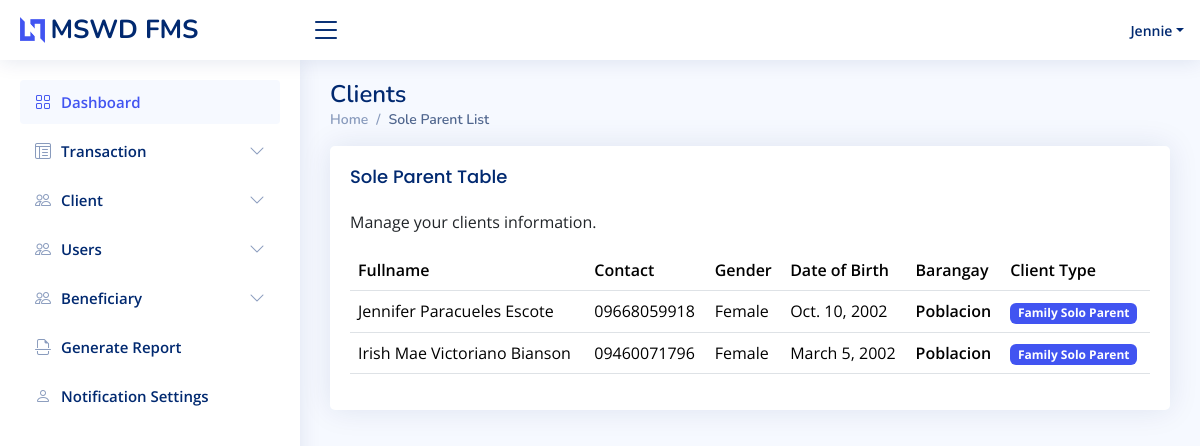
Screenshot of /sole_parent/list (signed in) with the database file from the repository.
### app/models.py (models this page shows, shortened)
class Client(models.Model):
    MARITAL_STATUS = (
        ("Single", "Single"),
        ("Married", "Married"),
        ("Divorced", "Divorced"),
        ("Widowed", "Widowed"),
        ("Annulled", "Annulled"),
    )
    CLIENT_TYPE = (
        ("Senior Citizen", "Senior Citizen"),
        ("Family Solo Parent", "Family Solo Parent"),
        ("PWD", "PWD"),
    )
    first_name = models.CharField(max_length=50, unique=False, db_index=True)
    middle_name = models.CharField(max_length=50, unique=False, db_index=True, blank=True, null=True, help_text="Optional middle name")
    last_name = models.CharField(max_length=50, unique=False, db_index=True)
    contact_number = models.CharField(max_length=50, unique=True, db_index=True)
    gender = models.CharField(
        max_length=10, db_index=True, choices=(("Male", "Male"), ("Female", "Female"))
    )
    marital_status = models.CharField(
        max_length=50, db_index=True, choices=MARITAL_STATUS
    )
    birth_date = models.DateField(auto_now_add=False, null=False, db_index=True)
    barangay = models.CharField(max_length=255, null=False, db_index=True)
    address = models.TextField(max_length=255, null=False)
    client_type = models.CharField(max_length=50, choices=CLIENT_TYPE)
    date_added = models.DateTimeField(auto_now_add=True)
    who_will_claim = models.CharField(max_length=255, null=True, blank=True)
    def get_fullname(self):
        middle_initial = (
            self.middle_name.split()[0].capitalize() if self.middle_name else ""
        )
        return f"{self.first_name} {middle_initial} {self.last_name}".strip()
    class Meta:
        verbose_name = 'Client'
        verbose_name_plural = 'Clients'

### app/views.py (the view)
# urls.py: path('sole_parent/list', SoleParentView.as_view(), name="sole_parent"),
class SoleParentView(View):
    template_name = 'view_templates/sole_parent.html'
    def get(self, request):
        context = {}
        context['clients'] = Client.objects.filter(
            client_type=Client.CLIENT_TYPE[1][0]
        )
        return render(request, self.template_name, context)

### app/templates/view_templates/sole_parent.html (shortened to what this page needs)
{% extends './../includes/base.html' %}
{% block content %}
<div class="pagetitle">
    <h1>Clients</h1>
    <nav>
        <ol class="breadcrumb">
            <li class="breadcrumb-item">
                <a href="{% url 'dashboard' %}">Home</a>
            </li>
            <li class="breadcrumb-item active">Sole Parent List</li>
        </ol>
    </nav>
</div>
<section class="section">
    <div class="row">
        <div class="col-lg-12">
            <div class="card">
                <div class="card-body">
                    <div class="d-flex justify-content-between align-items-center">
                        <div>
                            <h5 class="card-title">Sole Parent Table</h5>
                            <p>Manage your clients information.</p>
                        </div>
                    </div>
                    <div class="table-responsive">
                        <table class="table datatable">
                            <thead>
                                <tr>
                                    <th>Fullname</th>
                                    <th>Contact</th>
                                    <th>Gender</th>
                                    <th>Date of Birth</th>
                                    <th>Barangay</th>
                                    <th>Client Type</th>
                                </tr>
                            </thead>
                            <tbody>
                                {% for item in clients %}
                                <tr>
                                    <td>{{ item.get_fullname }}</td>
                                    <td>{{ item.contact_number }}</td>
                                    <td>{{ item.gender }}</td>
                                    <td>{{ item.birth_date }}</td>
                                    <th>{{ item.barangay }}</th>
                                    <th>
                                        <div class="badge bg-primary">
                                            {{ item.client_type }}
                                        </div>
                                    </th>
                                </tr>
                                {% endfor %}
                            </tbody>
                        </table>
                    </div>
                </div>
            </div>
        </div>
    </div>
</section>
{% endblock %}

### app/templates/includes/header.html (shortened to what this page needs)
{% load static %}
<header id="header" class="header fixed-top d-flex align-items-center">
    <div class="d-flex align-items-center justify-content-between">
        <a href="index.html" class="logo d-flex align-items-center">
            <img src="assets/img/logo.png" alt="">
            <span class="d-none d-lg-block">MSWD FMS</span>
        </a>
        <i class="bi bi-list toggle-sidebar-btn"></i>
    </div>
    <nav class="header-nav ms-auto">
        <ul class="d-flex align-items-center">
            <li class="nav-item dropdown pe-3">
                <a class="nav-link nav-profile d-flex align-items-center pe-0" href="#" data-bs-toggle="dropdown">
                    <span class="d-none d-md-block dropdown-toggle ps-2" style="text-transform: capitalize;">{{ request.user.username }}</span>
                </a>
            </li>
        </ul>
    </nav>
</header>

### static/assets/css/style.css (style rules this page uses)
:root { scroll-behavior: smooth; }
body { font-family: "Open Sans", sans-serif; background: #f6f9ff; color: #444444; }
a { color: #4154f1; text-decoration: none; }
h1, h2, h3, h4, h5, h6 { font-family: "Nunito", sans-serif; }
.pagetitle { margin-bottom: 10px; }
.pagetitle h1 { font-size: 24px; margin-bottom: 0; font-weight: 600; color: #012970; }
.card { margin-bottom: 30px; border: none; border-radius: 5px; box-shadow: 0px 0 30px rgba(1, 41, 112, 0.1); }
.card-title { padding: 20px 0 15px 0; font-size: 18px; font-weight: 500; color: #012970; font-family: "Poppins", sans-serif; }
.card-body { padding: 0 20px 20px 20px; }
.breadcrumb { font-size: 14px; font-family: "Nunito", sans-serif; color: #899bbd; font-weight: 600; }
.breadcrumb a { color: #899bbd; transition: 0.3s; }
.breadcrumb .breadcrumb-item::before { color: #899bbd; }
.breadcrumb .active { color: #51678f; font-weight: 600; }
.logo { line-height: 1; }
@media (min-width: 1200px) { .logo { width: 280px; } }
.logo img { max-height: 26px; margin-right: 6px; }
.logo span { font-size: 26px; font-weight: 700; color: #012970; font-family: "Nunito", sans-serif; }
.header { transition: all 0.5s; z-index: 997; height: 60px; box-shadow: 0px 2px 20px rgba(1, 41, 112, 0.1); background-color: #fff; padding-left: 20px; }
.header .toggle-sidebar-btn { font-size: 32px; padding-left: 10px; cursor: pointer; color: #012970; }
.header-nav ul { list-style: none; }
.header-nav>ul { margin: 0; padding: 0; }
.header-nav .nav-profile { color: #012970; }
.header-nav .nav-profile span { font-size: 14px; font-weight: 600; }

### app/templates/includes/base.html (style rules this page uses)
.bg-primary { background-color: #4154f1 !important; }
tr th { font-weight: 600; color: #012970; }

### rows the page displays
Client: get_fullname "Jennifer Paracueles Escote", contact_number "09668059918", gender "Female", birth_date "Oct. 10, 2002", barangay "Poblacion", client_type "Family Solo Parent"
Client: get_fullname "Irish Mae Victoriano Bianson", contact_number "09460071796", gender "Female", birth_date "March 5, 2002", barangay "Poblacion", client_type "Family Solo Parent"

### other values shown
{{ request.user.username }} "Jennie"
